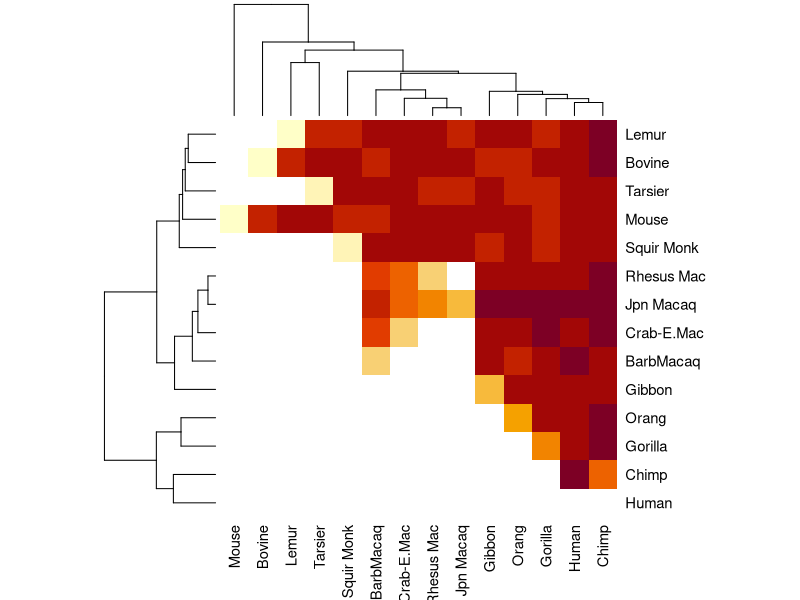
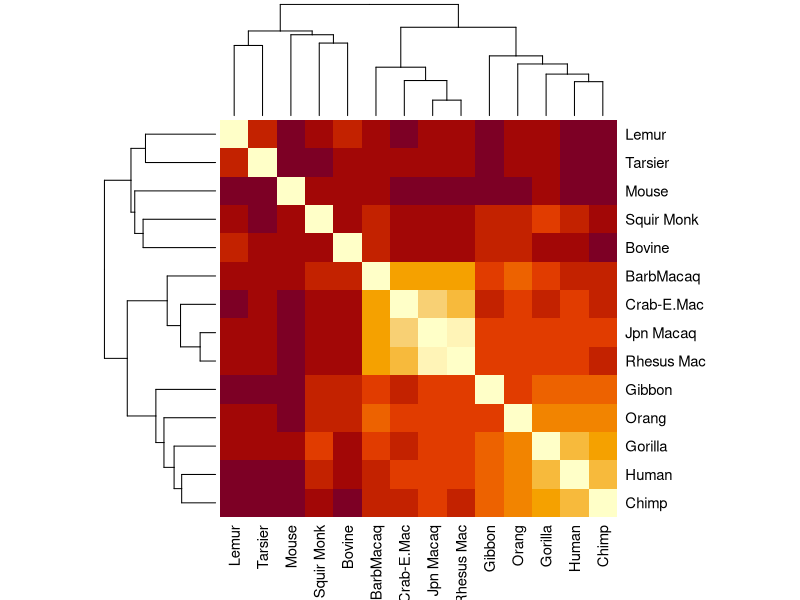
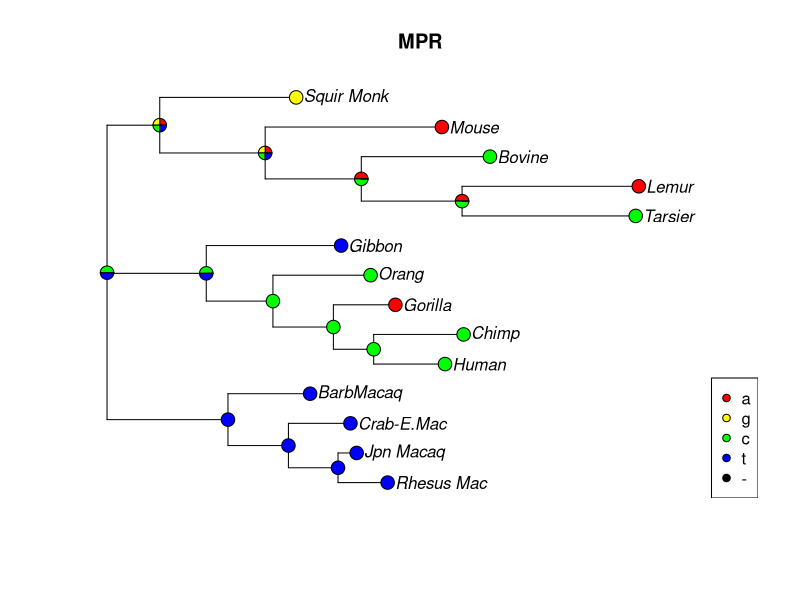
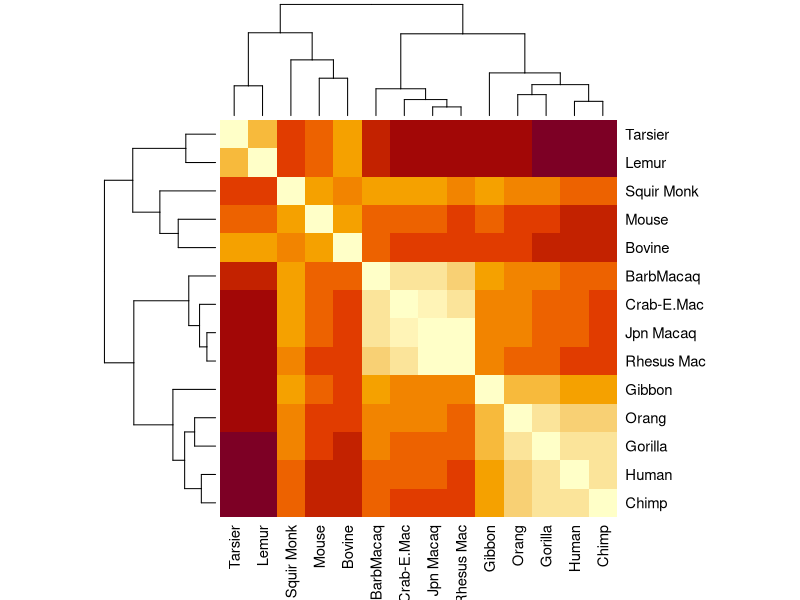
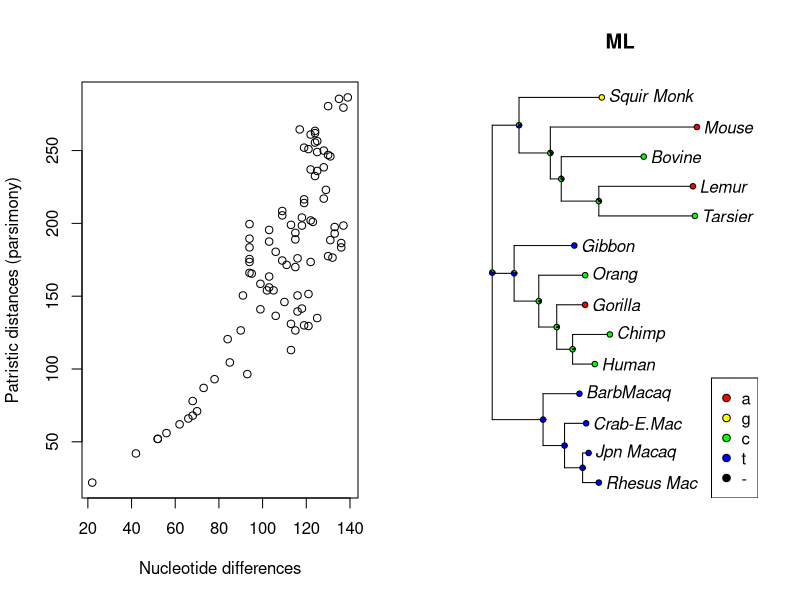
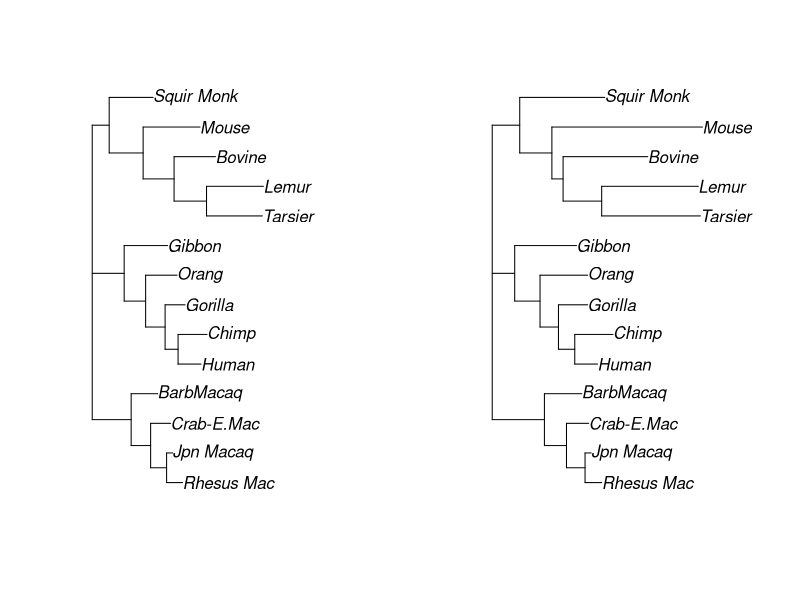
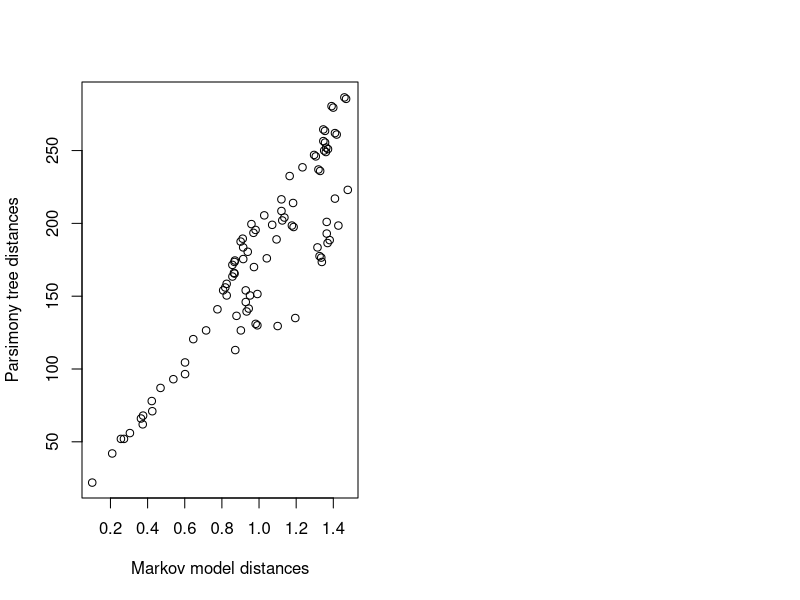

Write the R code that produced these figures, in order.
rm(list=ls())

#This is basically following the vignette Ancestral.html for phangorn
#The original vignette is written by Klaus Schliep (klaus.schliep@gmail.com)

#I'm annotating it a bit more for our purposes.

library(phangorn)

#Let's load in some primate data:
fdir <- system.file("extdata/trees", package = "phangorn")
primates <- read.phyDat(file.path(fdir, "primates.dna"),
                        format = "interleaved")

#Let's examine this.

names(primates)

#This shows us there are 14 sequences. Let's look at Mouse:

primates$Mouse

#It's a sequence of the numbers 1--4. 
#Typing primates into the console indicates that the states are a,c,g,t:

primates

#So the Mouse sequence is really
c('a','c','t','g')[primates$Mouse]

#Let's turn this into an R data frame to visualize the sequence alignment:

primdat <- as.data.frame(primates)

#Let's look at the the beginning of the multiple sequence alignment:

head(primdat)

#The sequences appear to be mostly similar. Let's look at each pair in the data
#and find the number of differences in the sequences.

#For example, if we wanted to see how many sites differ between Mouse and Human, we could
#do this:

sum(primdat$Mouse != primdat$Human)

#128 sites differ; there are 

dim(primdat)[1]

#total sites.
#I will load these into a matrix, where the i,j entry 
#tells me how many sites differ between species i and species j.
#This matrix will obviously be symmetric, and the diagonal will be zero.
#So, I can just fill in the upper diagonal:

seq_diff_matrix <- matrix(nrow=14,ncol=14)
colnames(seq_diff_matrix) <- names(primates)
rownames(seq_diff_matrix) <- names(primates)

diag(seq_diff_matrix) <- 0

#I will swallow my pride and write a nested for loop:
for(i in 1:14){
	for(j in i:14){
		seq_diff_matrix[i,j] <- sum( primdat[,i] != primdat[,j] )
	}
}

seq_diff_matrix

#So already, it is abundantly clear that Humans, Chimps, and Gorillas
#are are pretty similar.

#Then if we invoke 
heatmap(seq_diff_matrix)
#

#This looks a little funny. I'm going to fill in the rest of the matrix 
#to see if this plots a little better

seq_diff_matrix[lower.tri(seq_diff_matrix)] <- t(seq_diff_matrix)[lower.tri(t(seq_diff_matrix))]

#check to make sure I did this right
seq_diff_matrix == t(seq_diff_matrix)

#Yes -- now plot again
heatmap(seq_diff_matrix, symm=T)

#Now it's a little more apparent that some groups are more closely related
#to each other than others. 

#It even makes a nice little dendogram tree!

#We have made a tree, but there are some potential drawbacks with this. Many evolutionary biologists
#originally held the view that if the tree reflects evolutionary history of these organisms, that
#the ancestors implied by the internal nodes of the tree should have their own sequences. In constructing
#a phylogeny, we should really be taking account of the fact that the location of nucleotide differences
#is important, not just the raw number of differences. Nothing we have done so far made use of the idea that
#ancestors should have similar sequences to their descendants. 



#This is why the method of Parsimony was originally developed. Instead of looking at pairwise differences
#between sequences, we try to determine what the evolutionary history would have been, under the
#assumption that evolution is "parsimonious" -- the number of nucleotide changes from the root of the tree
#to the leaves should be minimized.

#Let's calculate a tree using this criterion:
tree <- pratchet(primates, trace=0) |> acctran(primates) |> makeNodeLabel()
 parsimony(tree, primates)

anc.pars <- anc_pars(tree, primates)

# Investigate why this didn't work right away
# Or use ancestral.pars 
# plotAnc(data=anc.pars, tree=tree, i=17)

#Let's look at the evolution of site 17 in the sequences:
plotAnc(anc.pars, 17)
title("MPR")

#We can calculate pairwise distances between the species once again, but this time using
#the branch lengths in the tree.
#The distance between two species corresponds to the sum of the branch lengths along the
#unique path connecting te two species through their most recent common ancestor.
#Because we are dealing with trees (a special type of graph), there is always a unique path
#connecting two leaves.

parsmny_dist_mat <- cophenetic(tree)

#You can verify that this matrix is symmetric. Let's visualize this:

par(mfrow=c(1,2))
heatmap(parsmny_dist_mat,symm=T)

#This is slightly different from the pairwise sequence differene matrix.
#Let's compare the pairwise distances in both:

m1 <- seq_diff_matrix
m2 <- parsmny_dist_mat

m1 <- m1[rownames(m2),colnames(m2)]

m1 <- m1[upper.tri(m1)]
m2 <- m2[upper.tri(m2)]

plot(m1,m2,xlab='Nucleotide differences',ylab='Patristic distances (parsimony)')

#Clearly these things are correlated - but they are not identical.

#There are some drawbacks for parsimony as well. The first major drawback is that the criterion
#to minimize the number of nucleotide changes tends to produce trees with branch lengths that ...

#This is the motivation for the final tree construction method we will consider here -- the so-called
#Likelihood methods. The likelihood methods all use Markov chains to describe rates of change in
#nucleotides over time. These models depend on parameters, and can be subsumed into Likelihood-based
#methods. 

#Because our focus for this workshop is discrete phylogeography, we will not consider methods making use
#of continuous data at the tips of trees. It is possible to formulate diffusion models and stochastic
#processes such as the Ornstein-Uhlenbeck process to model evoultion of continuous traits from root to leaves.
#These are usually not employed to estimate phylogenetic trees from the outset, but rather to carry out
#ancestral character estimation for a continuous trait once a phylogeny has been obtained.

#Discrete-state Markov models, as well as the Brownian motion models for trait evolution all fall under
#the category of Likelihood methods for ancestral character estimation, because it is possible to fit 
#these models to data using techniques from statistics that employ likelihood functions.

#We will estiamte parameters of a discrete-state Markov chain
#defined on the state space (A,C,G,T) and changing in continuous time.
#We will not estimate the tree topology, but this will adjust the branch
#lengths in thre tree:

fit <- pml(tree, primates)
fit <- optim.pml(fit, model="F81", control = pml.control(trace=0))


#This will give us also the most likely ancestral states:
anc.ml <- anc_pml(fit)

#Let's look at site 17 in the sequences:
plotAnc(anc.ml, 17)
title("ML")

#Let's compare the parsimony and ML trees:
plot(tree)

plot(anc.ml$tree)
#Let's calculate pairwise distances in this tree:
mldists <- cophenetic(anc.ml$tree)

c1 <- mldists[upper.tri(mldists)]
c2 <- parsmny_dist_mat[upper.tri(parsmny_dist_mat)]

plot(c1,c2,xlab='Markov model distances', ylab='Parsimony tree distances')

#So the distances between species in the parsimony and Maximum Likelihood tree using the
#Markov model for nucleotide changes are pretty tightly correlated, but not identical.

#Exercises.
## 1. 
#Use the nni function on the original parsimony tree to obtain all of the trees that are one
#nearest-neighbor interchange away from the parsimony tree. Fit Markov models to each tree and
#calculate the likelihood for each tree under the optimized parameters of the Markov model.
#Based off of this, do you think it might be possible to estimate the most likely tree, given
#the Markov model structure and the primate data?

## 2.
#Load in a different set of sequences from the workshop and try to construct a parsimony tree. 
#Use a nucleotide substitution model of your choice (HKY, F81, etc.) to fit a Markov model 
#describing sequence evolution on the parsimony tree. How much do branch lengths change after
#fitting the Markov model?
